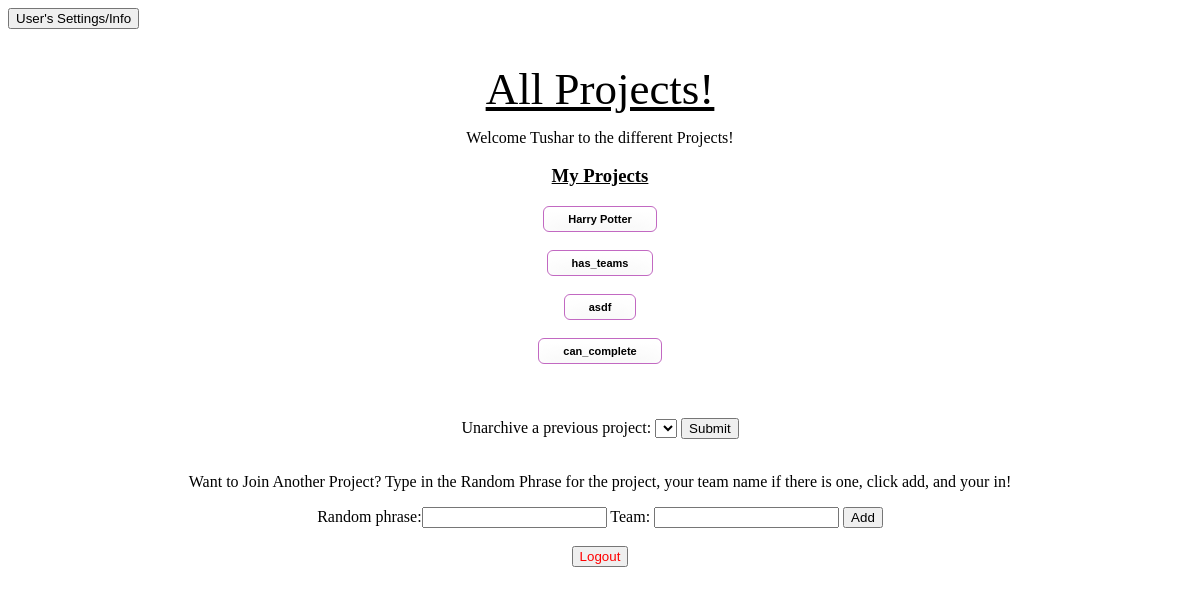
Page /quest/user_project_page/tdesai (signed in) on the earlier database version.
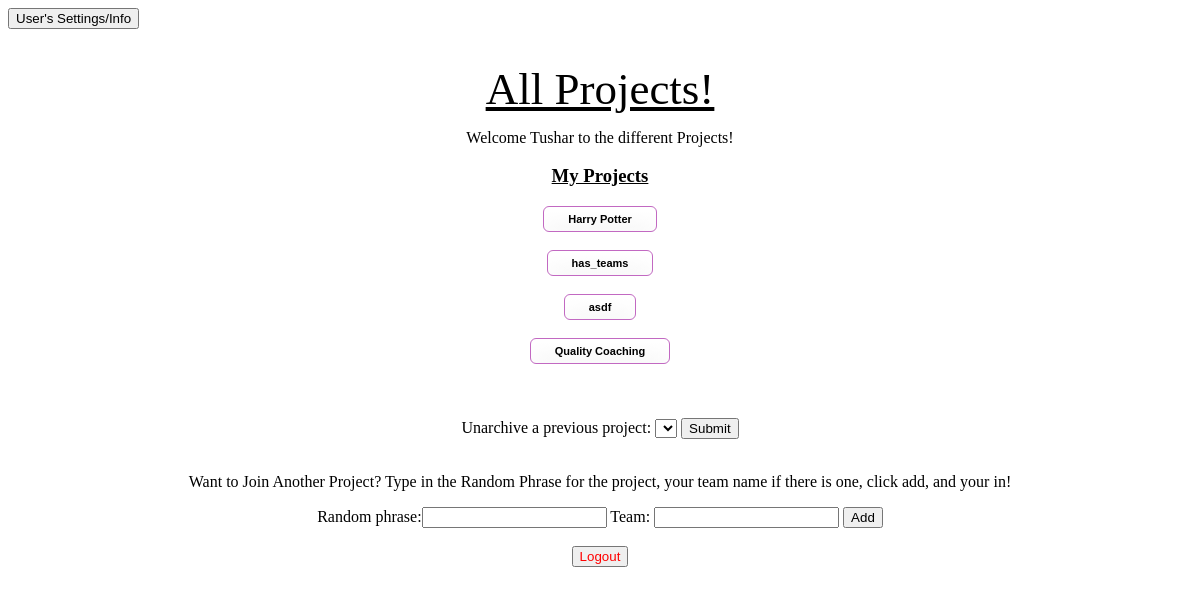
Same page on the later database version.
### quest_extension/models.py (models this page shows)
class User(models.Model):
    user_ldap = models.CharField(max_length=45)
    user_first_name = models.CharField(max_length=45)
    user_last_name = models.CharField(max_length=45)
    user_email = models.CharField(max_length=45)
    user_password = models.CharField(max_length = 100)
    user_reset_password_pin = models.CharField(max_length = 100, null=True, default = None)

class Project(models.Model):
    project_name = models.CharField(max_length=1000)
    project_description = models.CharField(max_length=1000, blank = True, null = True)
    project_random_phrase = models.CharField(max_length = 255, unique = True)
    project_admin_pin = models.CharField(max_length = 255, unique = True)
    project_editable = models.BooleanField()
    project_has_teams = models.BooleanField(default = False)

### quest_extension/views.py (the view)
# urls.py: path('user_project_page/<ldap>', views.get_user_project_page),
def get_user_project_page(request, ldap):
    if not validate_user_access(request, ldap):
        return HttpResponseRedirect('/quest/user_login')
    current_user = User.objects.get(user_ldap = ldap)
    user_projects = UserProject.objects.filter(user = current_user, archived = False).values_list('project', flat=True)
    user_projects = Project.objects.filter(pk__in=user_projects)
    list_of_archived_projects = UserProject.objects.filter(user = current_user, archived = True).values_list('project', flat=True)
    list_of_archived_projects = Project.objects.filter(pk__in=list_of_archived_projects)
    add_new_project_form = AddNewProjectForm()
    context = {'current_user': current_user,
    'user_projects': user_projects,
    'add_new_project_form': add_new_project_form,
    'list_of_archived_projects': list_of_archived_projects}
    return render(request, 'quest_extension/user_project_page.html', context)

### quest_extension/forms.py
class AddNewProjectForm(forms.Form):
    random_phrase = forms.CharField()

### quest_extension/logic.py (called while the page is built)
def validate_user_access(request, ldap):
    return 'current_user_ldap' in request.session and request.session['current_user_ldap'] == ldap

### quest_extension/templates/quest_extension/user_project_page.html (shortened to what this page needs)
{% load static %}
<!DOCTYPE html>
<html lang="en">
    <head>
	<link rel="stylesheet" type="text/css" href="{% static 'quest_extension/user_project_page_style.css' %}">
    </head>
    <body>
    <form method='GET' action = '/quest/user_settings_info/{{current_user.user_ldap}}'>
        <button type='submit'>User's Settings/Info</button>
    </form>
    <div id = 'centered'>
        <h1>All Projects!</h1>
        <p>Welcome {{ current_user.user_first_name }} to the different Projects!</p>
        <h3> My Projects </h3>
        {% for project in user_projects %}
            <form method='GET', action = '/quest/user_home/{{ current_user.user_ldap }}/{{ project.id }}'>
                <div id= 'project_button'>
                    <button type='submit'>{{project.project_name}}</button>
                </div>
            </form>
            <br>
        {% endfor %}
        <br>
        <br>
        <form method = 'POST' action = '/quest/user_unarchive_project/{{current_user.user_ldap}}'>
            Unarchive a previous project:
            <select name="project_to_unarchive_id">
            </select>
            <button type = 'submit'> Submit </button>
        </form>
        <br>
        <p> Want to Join Another Project? Type in the Random Phrase for the project, your team name if
            there is one, click add,
            and your in!
        </p>
        <form id = 'add_new_project' method='POST' action = '/quest/add_user_project_page/{{ current_user.user_ldap }}'>
            {{ add_new_project_form }}
            Team: <input type = 'text', name = 'team'>
            <button type ='submit' name = 'project_id' value = '{{project.id}}'>Add</button>
        </form>
        <br>
        <div id= 'logout'>
        <form method='POST' action = '/quest/user_logout/{{ current_user.user_ldap}}'>
                <button type = 'submit', name = 'logout'>Logout</button>
            </form>
        </div>
    </div>
    </body>
</html>

### quest_extension/static/quest_extension/user_project_page_style.css (style rules this page uses)
#centered { text-align: center; }
h1 { padding-top: 3%; text-decoration: underline; color: black; font-family: 'Trocchi', serif; font-size: 45px; font-weight: normal; line-height: 48px; margin: 0; }
h3 { text-decoration: underline; }
input { display: inline-block; }
#logout button { color:red; }
#project_button button { -moz-box-shadow:inset 0px 5px 23px 0px #ffffff; -webkit-box-shadow:inset 0px 5px 23px 0px #ffffff; box-shadow:inset 0px 5px 23px 0px #ffffff; background:-webkit-gradient(linear, left top, left bottom, color-stop(0.05, #ffffff), color-stop(1, #f6f6f6)); background:-moz-linear-gradient(top, #ffffff 5%, #f6f6f6 100%); background:-webkit-linear-gradient(top, #ffffff 5%, #f6f6f6 100%); background:-o-linear-gradient(top, #ffffff 5%, #f6f6f6 100%); background:-ms-linear-gradient(top, #ffffff 5%, #f6f6f6 100%); background:linear-gradient(to bottom, #ffffff 5%, #f6f6f6 100%); filter:progid:DXImageTransform.Microsoft.gradient(startColorstr='#ffffff', endColorstr='#f6f6f6',GradientType=0); background-color:#ffffff; -moz-border-radius:6px; -webkit-border-radius:6px; border-radius:6px; border:1.5px solid #c269c2; display:inline-block; cursor:pointer; color:black; font-family:Arial; font-size:11px; font-weight:bold; padding:6px 24px; text-decoration:none; }

Differences in the rows shown:
no longer on this page (row edited): Project: project_name "can_complete"
added Project: project_name "Quality Coaching"
